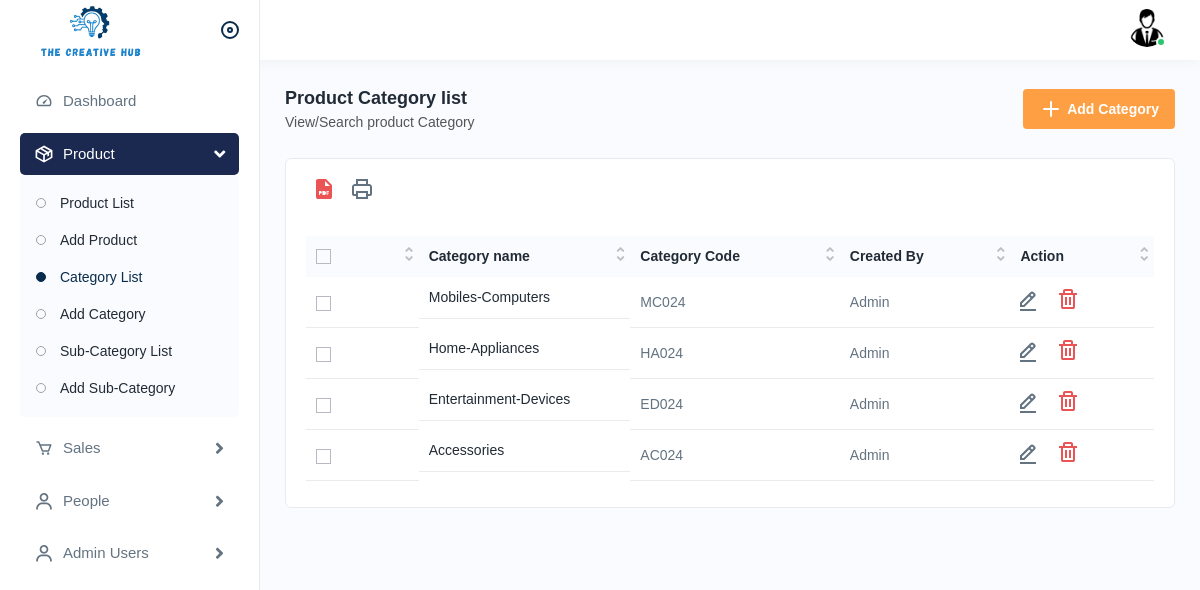
The app's page /admin/categorylist.php (signed in) with its own data.
### tables this page shows
CREATE TABLE `category` (
  `category_id` int(11) NOT NULL,
  `category_name` varchar(100) NOT NULL,
  `category_code` varchar(100) DEFAULT NULL
);

### admin/categorylist.php (the view, shortened to what this page needs)
<?php
   require_once 'admin-check.php';
   $cat_query = "SELECT * FROM category";
   $all_category = $conn->query($cat_query);
?>
<!DOCTYPE html>
<html lang="en">
  <head>
    <link rel="stylesheet" href="assets/css/bootstrap.min.css" />
    <link rel="stylesheet" href="assets/css/animate.css" />
    <link rel="stylesheet" href="assets/plugins/select2/css/select2.min.css" />
    <link rel="stylesheet" href="assets/css/dataTables.bootstrap4.min.css" />
    <link
      rel="stylesheet"
      href="assets/plugins/fontawesome/css/fontawesome.min.css"
    />
    <link rel="stylesheet" href="assets/plugins/fontawesome/css/all.min.css" />
    <link rel="stylesheet" href="assets/css/style.css" />
  </head>
  <body>
    <div class="main-wrapper">
      <div class="header">
        <div class="header-left active">
          <a href="index.php" class="logo">
            <img src="assets/img/logo.png" alt="" />
          </a>
          <a id="toggle_btn" href="javascript:void(0);"> </a>
        </div>
        <ul class="nav user-menu">
          <li class="nav-item dropdown has-arrow main-drop">
            <a
              href="javascript:void(0);"
              class="dropdown-toggle nav-link userset"
              data-bs-toggle="dropdown"
            >
              <span class="user-img"
                ><img src="assets/img/profiles/avator1.png" alt="" />
                <span class="status online"></span
              ></span>
            </a>
          </li>
        </ul>
      </div>
      <div class="sidebar" id="sidebar">
        <div class="sidebar-inner slimscroll">
          <div id="sidebar-menu" class="sidebar-menu">
            <ul>
              <li>
                <a href="index.php"
                  ><img src="assets/img/icons/dashboard.svg" alt="img" /><span>
                    Dashboard</span
                  >
                </a>
              </li>
              <li class="submenu">
                <a href="javascript:void(0);"
                  ><img src="assets/img/icons/product.svg" alt="img" /><span>
                    Product</span
                  >
                  <span class="menu-arrow"></span
                ></a>
                <ul>
                  <li><a href="productlist.php">Product List</a></li>
                  <li><a href="addproduct.php">Add Product</a></li>
                  <li>
                    <a href="categorylist.php" class="active">Category List</a>
                  </li>
                  <li><a href="addcategory.php">Add Category</a></li>
                  <li><a href="sub_category_list.php">Sub-Category List</a></li>
                  <li><a href="add_sub_category.php">Add Sub-Category</a></li>
                </ul>
              </li>
              <li class="submenu">
                <a href="javascript:void(0);"
                  ><img src="assets/img/icons/sales1.svg" alt="img" /><span>
                    Sales</span
                  >
                  <span class="menu-arrow"></span
                ></a>
              </li>
              <li class="submenu">
                <a href="javascript:void(0);"
                  ><img src="assets/img/icons/users1.svg" alt="img" /><span>
                    People</span
                  >
                  <span class="menu-arrow"></span
                ></a>
              </li>
              <li class="submenu">
                <a href="javascript:void(0);"
                  ><img src="assets/img/icons/users1.svg" alt="img" /><span>
                    Admin Users</span
                  >
                  <span class="menu-arrow"></span
                ></a>
              </li>
            </ul>
          </div>
        </div>
      </div>
      <div class="page-wrapper">
        <div class="content">
          <div class="page-header">
            <div class="page-title">
              <h4>Product Category list</h4>
              <h6>View/Search product Category</h6>
            </div>
            <div class="page-btn">
              <a href="addcategory.php" class="btn btn-added">
                <img
                  src="assets/img/icons/plus.svg"
                  class="me-1"
                  alt="img"
                />Add Category
              </a>
            </div>
          </div>
          <div class="card">
            <div class="card-body">
              <div class="table-top">
                <div class="wordset">
                  <ul>
                    <li>
                      <a
                        data-bs-toggle="tooltip"
                        data-bs-placement="top"
                        title="pdf"
                        ><img src="assets/img/icons/pdf.svg" alt="img"
                      /></a>
                    </li>
                    <li>
                      <a
                        data-bs-toggle="tooltip"
                        data-bs-placement="top"
                        title="print"
                        ><img src="assets/img/icons/printer.svg" alt="img"
                      /></a>
                    </li>
                  </ul>
                </div>
              </div>
              <div class="table-responsive">
                <table class="table datanew" id="subcategoryTable">
                  <thead>
                    <tr>
                      <th>
                        <label class="checkboxs">
                          <span class="checkmarks"></span>
                        </label>
                      </th>
                      <th>Category name</th>
                      <th>Category Code</th>
                      <th>Created By</th>
                      <th>Action</th>
                    </tr>
                  </thead>
                  <?php
                    while($row = mysqli_fetch_assoc($all_category)){
                  ?>
                  <tbody>
                    <tr>
                      <td>
                        <label class="checkboxs">
                          <span class="checkmarks"></span>
                        </label>
                      </td>
                      <td class="productimgname">
                        <a href="javascript:void(0);"><?php echo $row["category_name"]?></a>
                      </td>
                      <td><?php echo $row["category_code"]?></td>
                      <td>Admin</td>
                      <td>
                        <a class="me-3" href="editcategory.php?category_id=<?php echo $row['category_id']?>">
                          <img src="assets/img/icons/edit.svg" alt="img" />
                        </a>
                        <a class="me-3" href="deletecat.php?category_id=<?php echo $row['category_id']?>">
                          <img src="assets/img/icons/delete.svg" alt="img" />
                        </a>
                      </td>
                    </tr>
                    <?php
                        }
                      ?>
                  </tbody>
                </table>
              </div>
            </div>
          </div>
        </div>
      </div>
    </div>
  </body>
</html>

### records on screen
category: category_name "Mobiles-Computers", category_code "MC024"
category: category_name "Home-Appliances", category_code "HA024"
category: category_name "Entertainment-Devices", category_code "ED024"
category: category_name "Accessories", category_code "AC024"
